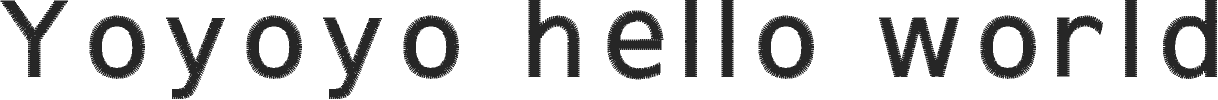
#> input picture test.png, 2435 x 199 px (shown at 1/2 size)
$ python image_to_pixelart.py ../test.png --output out.png
#> lines starting #> are read from the running program, lines starting #| are printed output that depends on the picture; after the words box and inside, x2 and y2 are one past the last pixel; in counts of white or black regions, pixels touching at a corner belong together
#!/usr/bin/env python3
"""
Convert an image to pixel art with a limited color palette.

Each output pixel represents 1cm in embroidery (at 16x16 source pixels per output pixel).

Usage:
    python image_to_pixelart.py input.png -o output.png --colors "#FF0000,#00FF00,#0000FF,#FFFFFF,#000000"
    python image_to_pixelart.py input.png -o output.png --palette-file palette.txt
    python image_to_pixelart.py input.png -o output.png --colors "#FF0000,#00FF00" --dither
"""

import argparse
import sys
from pathlib import Path
from typing import List, Tuple

import numpy as np
from PIL import Image


def hex_to_rgb(hex_color: str) -> Tuple[int, int, int]:
    """Convert hex color string to RGB tuple."""
    hex_color = hex_color.lstrip('#')
    if len(hex_color) != 6:
        raise ValueError(f"Invalid hex color: {hex_color}")
    return tuple(int(hex_color[i:i+2], 16) for i in (0, 2, 4))


def rgb_to_hex(rgb: Tuple[int, int, int]) -> str:
    """Convert RGB tuple to hex string."""
    return f"#{rgb[0]:02X}{rgb[1]:02X}{rgb[2]:02X}"


# [22 lines left out: functions parse_colors, load_palette_file, not called in this run]


def color_distance(c1: np.ndarray, c2: np.ndarray) -> float:
    """Calculate perceptual color distance (weighted Euclidean in RGB)."""
    # Weighted RGB distance - human eye is more sensitive to green
    weights = np.array([0.299, 0.587, 0.114])
    diff = (c1.astype(float) - c2.astype(float)) * weights
    return np.sqrt(np.sum(diff ** 2))


def find_nearest_color(pixel: np.ndarray, palette: np.ndarray) -> int:
    """Find the index of the nearest palette color to the given pixel."""
    min_dist = float('inf')
    min_idx = 0
    for i, color in enumerate(palette):
        dist = color_distance(pixel, color)
        if dist < min_dist:
            min_dist = dist
            min_idx = i
    return min_idx


def quantize_simple(image: np.ndarray, palette: np.ndarray) -> np.ndarray:
    """Simple nearest-color quantization without dithering."""
    h, w = image.shape[:2]
    output = np.zeros_like(image)

    for y in range(h):
        for x in range(w):
            idx = find_nearest_color(image[y, x], palette)
            output[y, x] = palette[idx]

    return output


# [76 lines left out: functions quantize_floyd_steinberg, quantize_ordered, not called in this run]


def downscale_image(image: Image.Image, block_size: int) -> Image.Image:
    """Downscale image by averaging blocks of pixels."""
    # Convert to numpy for processing
    img_array = np.array(image)

    h, w = img_array.shape[:2]
    new_h = h // block_size
    new_w = w // block_size

    if new_h == 0 or new_w == 0:
        raise ValueError(f"Image too small for block size {block_size}. "
                        f"Image: {w}x{h}, need at least {block_size}x{block_size}")

    # Crop to exact multiple of block_size
    cropped = img_array[:new_h * block_size, :new_w * block_size]

    # Reshape and average
    if len(img_array.shape) == 3:
        channels = img_array.shape[2]
        reshaped = cropped.reshape(new_h, block_size, new_w, block_size, channels)
        downscaled = reshaped.mean(axis=(1, 3)).astype(np.uint8)
    else:
        reshaped = cropped.reshape(new_h, block_size, new_w, block_size)
        downscaled = reshaped.mean(axis=(1, 3)).astype(np.uint8)

    return Image.fromarray(downscaled)


def convert_to_pixelart(
    input_path: Path,
    output_path: Path,
    palette: List[Tuple[int, int, int]],
    block_size: int = 16,
    dither_mode: str = 'none',
    upscale: int = 1
) -> dict:
    """
    Convert an image to pixel art.

    Args:
        input_path: Path to input image
        output_path: Path to output image
        palette: List of RGB color tuples
        block_size: Source pixels per output pixel (default 16)
        dither_mode: 'none', 'floyd-steinberg', or 'ordered'
        upscale: Factor to upscale output for visibility (default 1)

    Returns:
        dict with metadata about the conversion
    """
#> called with block_size = 16, dither_mode = 'none', upscale = 1
    # Load and convert to RGB
    image = Image.open(input_path)
#> image is the input picture: PIL image 2435x199 RGBA; mean R, G, B, A 7.2, 7.2, 7.2, 51.4
    if image.mode == 'RGBA':
        # Handle transparency by compositing on white background
        background = Image.new('RGB', image.size, (255, 255, 255))
#> background: PIL image 2435x199 RGB; every value is 255
        background.paste(image, mask=image.split()[3])
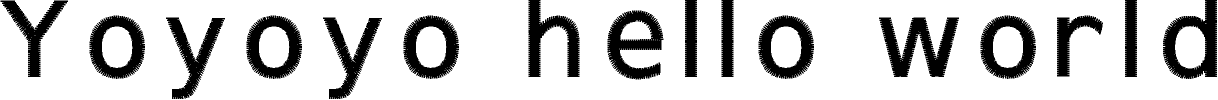
#> background: PIL image 2435x199 RGB (shown at 1/2 size); values 38 (black) and 255 (white), 79.5% white; 16 black regions, largest, box (x1, y1, x2, y2) and area: (1758, 35, 1918, 154) 9222, (2326, 0, 2434, 158) 8131, (1215, 21, 1327, 159) 7807
        image = background
    elif image.mode != 'RGB':
        image = image.convert('RGB')

    original_size = image.size
#> original_size = (2435, 199)

    # Downscale
    pixelated = downscale_image(image, block_size)
#> in downscale_image, `cropped = img_array[:new_h * block_size, :new_w * block_size]`:
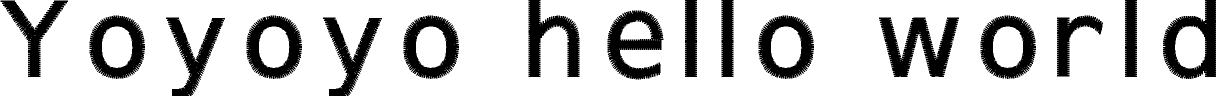
#> cropped: shape (192, 2432, 3) (shown at 1/2 size); values 38 (black) and 255 (white), 78.9% white; 16 black regions, largest, box (x1, y1, x2, y2) and area: (1758, 35, 1918, 154) 9222, (2326, 0, 2432, 158) 7897, (1215, 21, 1327, 159) 7807
    pixel_size = pixelated.size
#> pixel_size = (152, 12)

    # Convert palette to numpy array
    palette_array = np.array(palette, dtype=np.uint8)
    pixel_array = np.array(pixelated)

    # Quantize to palette
    if dither_mode == 'floyd-steinberg':
        quantized = quantize_floyd_steinberg(pixel_array, palette_array)
    elif dither_mode == 'ordered':
        quantized = quantize_ordered(pixel_array, palette_array)
    else:
        quantized = quantize_simple(pixel_array, palette_array)
#> the loop in quantize_simple, `for y in range(h):` made 12 passes

    result = Image.fromarray(quantized)

    # Upscale for visibility if requested
    if upscale > 1:
        result = result.resize(
            (result.width * upscale, result.height * upscale),
            Image.Resampling.NEAREST
        )

    # Save
    result.save(output_path)

    # Count colors used
    colors_used = set()
    for y in range(quantized.shape[0]):
        for x in range(quantized.shape[1]):
            colors_used.add(tuple(quantized[y, x]))

    return {
        'original_size': original_size,
        'pixel_size': pixel_size,
        'output_size': result.size,
        'colors_used': [rgb_to_hex(c) for c in sorted(colors_used)],
        'embroidery_size_cm': (pixel_size[0], pixel_size[1])
    }


# Default embroidery thread palette (common colors)
DEFAULT_PALETTE = [
    "#FFFFFF",  # White
    "#000000",  # Black
    "#FF0000",  # Red
    "#00FF00",  # Green
    "#0000FF",  # Blue
    "#FFFF00",  # Yellow
    "#FF00FF",  # Magenta
    "#00FFFF",  # Cyan
    "#FFA500",  # Orange
    "#800080",  # Purple
    "#FFC0CB",  # Pink
    "#A52A2A",  # Brown
    "#808080",  # Gray
    "#FFD700",  # Gold
    "#000080",  # Navy
    "#008000",  # Dark Green
]


def main():
    parser = argparse.ArgumentParser(
        description='Convert an image to pixel art with a limited color palette.',
        formatter_class=argparse.RawDescriptionHelpFormatter,
        epilog="""
Examples:
  %(prog)s input.png -o output.png --colors "#FF0000,#00FF00,#0000FF"
  %(prog)s input.png -o output.png --palette-file palette.txt --dither floyd-steinberg
  %(prog)s input.png -o output.png --block-size 8 --upscale 10
        """
    )

    parser.add_argument('input', type=Path, help='Input image file')
    parser.add_argument('-o', '--output', type=Path, required=True, help='Output image file')

    color_group = parser.add_mutually_exclusive_group()
    color_group.add_argument(
        '--colors', '-c',
        type=str,
        help='Comma-separated hex colors (e.g., "#FF0000,#00FF00,#0000FF")'
    )
    color_group.add_argument(
        '--palette-file', '-p',
        type=Path,
        help='File with hex colors, one per line'
    )

    parser.add_argument(
        '--block-size', '-b',
        type=int,
        default=16,
        help='Source pixels per output pixel (default: 16)'
    )
    parser.add_argument(
        '--dither', '-d',
        choices=['none', 'floyd-steinberg', 'ordered'],
        default='none',
        help='Dithering algorithm (default: none)'
    )
    parser.add_argument(
        '--upscale', '-u',
        type=int,
        default=1,
        help='Upscale output by this factor for visibility (default: 1)'
    )
    parser.add_argument(
        '--list-default-palette',
        action='store_true',
        help='Print the default color palette and exit'
    )

    args = parser.parse_args()

    if args.list_default_palette:
        print("Default palette:")
        for color in DEFAULT_PALETTE:
            print(f"  {color}")
        sys.exit(0)

    # Load palette
    if args.colors:
        palette = parse_colors(args.colors)
    elif args.palette_file:
        palette = load_palette_file(args.palette_file)
    else:
        palette = [hex_to_rgb(c) for c in DEFAULT_PALETTE]

    if len(palette) < 2:
        print("Error: Palette must have at least 2 colors", file=sys.stderr)
        sys.exit(1)

    if not args.input.exists():
        print(f"Error: Input file not found: {args.input}", file=sys.stderr)
        sys.exit(1)

    print(f"Converting {args.input} to pixel art...")
    print(f"  Block size: {args.block_size}x{args.block_size} pixels")
    print(f"  Palette: {len(palette)} colors")
    print(f"  Dithering: {args.dither}")

    try:
        result = convert_to_pixelart(
            args.input,
            args.output,
            palette,
            block_size=args.block_size,
            dither_mode=args.dither,
            upscale=args.upscale
        )

        print(f"\nSuccess! Output saved to {args.output}")
        print(f"  Original size: {result['original_size'][0]}x{result['original_size'][1]}")
#|   Original size: 2435x199
        print(f"  Pixel art size: {result['pixel_size'][0]}x{result['pixel_size'][1]}")
#|   Pixel art size: 152x12
        print(f"  Embroidery size: {result['embroidery_size_cm'][0]}cm x {result['embroidery_size_cm'][1]}cm")
#|   Embroidery size: 152cm x 12cm
        print(f"  Colors used: {len(result['colors_used'])}")
#|   Colors used: 5
        for color in result['colors_used']:
            print(f"    {color}")
#> this loop made 5 passes
#> color on passes 1 to 5: '#000000', '#808080', '#A52A2A', '#FFC0CB', '#FFFFFF'
#|     #000000
#|     #808080
#|     #A52A2A
#|     #FFC0CB
#|     #FFFFFF

    except Exception as e:
        print(f"Error: {e}", file=sys.stderr)
        sys.exit(1)


if __name__ == '__main__':
    main()
